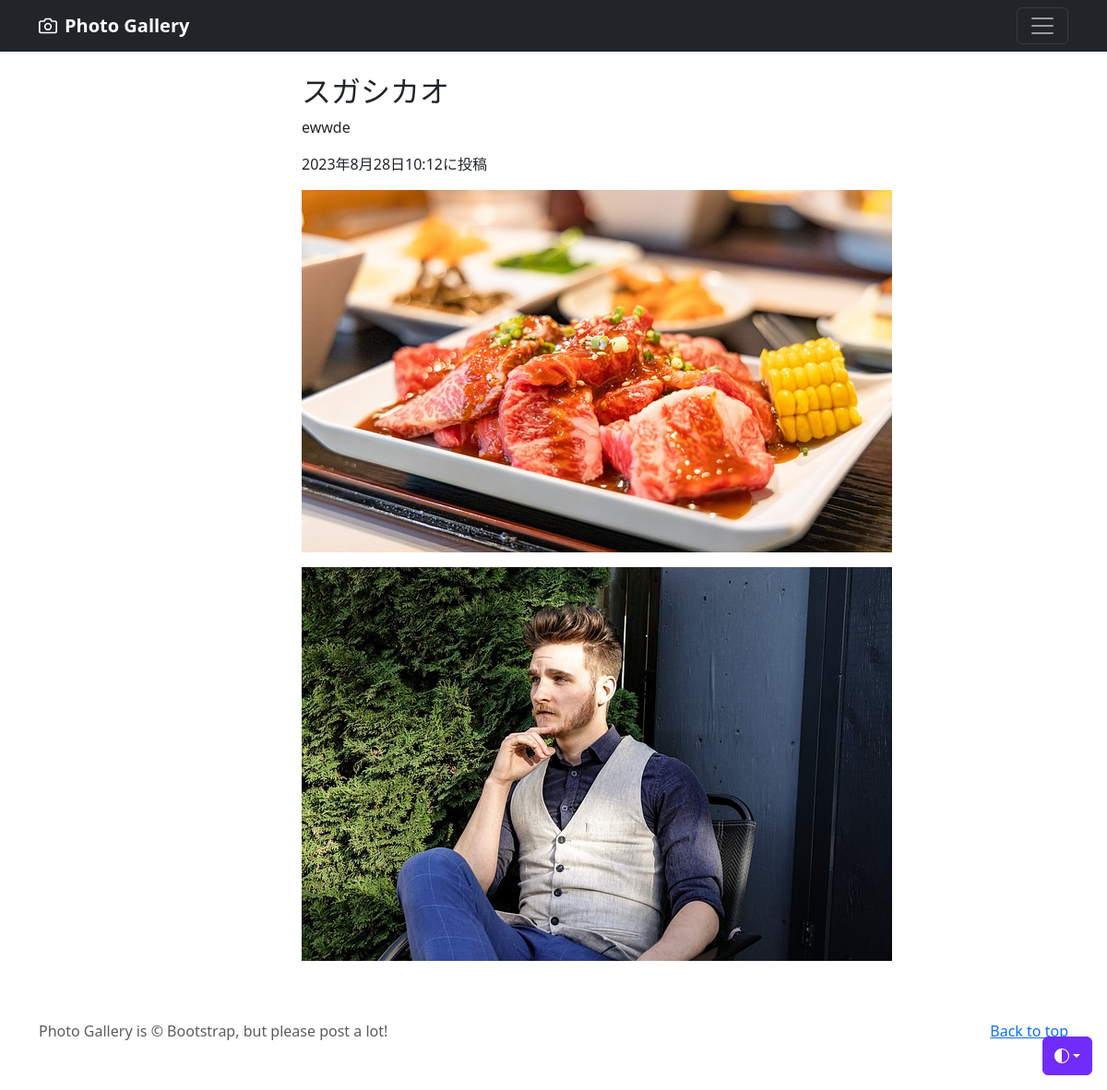
The page /photo-detail/17 (signed in) on the database its author committed.
### photo/models.py (models this page shows, shortened)
class PhotoPost(models.Model):
    user= models.ForeignKey(
        CustomUser,
        verbose_name='ユーザー',
        on_delete=models.CASCADE
    )
    category = models.ForeignKey(
        Category,
        verbose_name='カテゴリ',
        on_delete=models.PROTECT
    )
    title= models.CharField(
        verbose_name='title',
        max_length=200
    )
    comment =models.TextField(
        verbose_name='コメント',
    )
    image1= models.ImageField(
        verbose_name='イメージ1',
        upload_to ='photos',
    )
    image2=models.ImageField(
        verbose_name='イメージ2',
        upload_to ='photos',
        blank=True,
        null=True
    )
    posted_at =models.DateTimeField(
        verbose_name='投稿日時',
        auto_now_add=True
    )

### photo/views.py (the view)
class DetailView(DetailView):
    template_name='detail.html'
    model = PhotoPost

### photo/templates/detail.html (shortened to what this page needs)
{% extends 'base.html' %}
{% block contents%}
<br>
<div class="container">
    <div class="row">
        <div class="col offset-3">
        <h2>{{object.title}}</h2>
        <p>{{object.comment}}</p>
        <p>{{object.posted_at}}に投稿</p>
        <p><img src="{{ object.image1.url}}"></img></p>
        {% if object.image2 %}
        <p><img src="{{ object.image2.url }}"></img></p>
        {% endif %}
        </div>
    </div>
</div>
{% endblock %}

### rows shown on the page
PhotoPost: title "スガシカオ", comment "ewwde", posted_at "2023年8月28日10:12", image1 (picture), image2 (picture)
